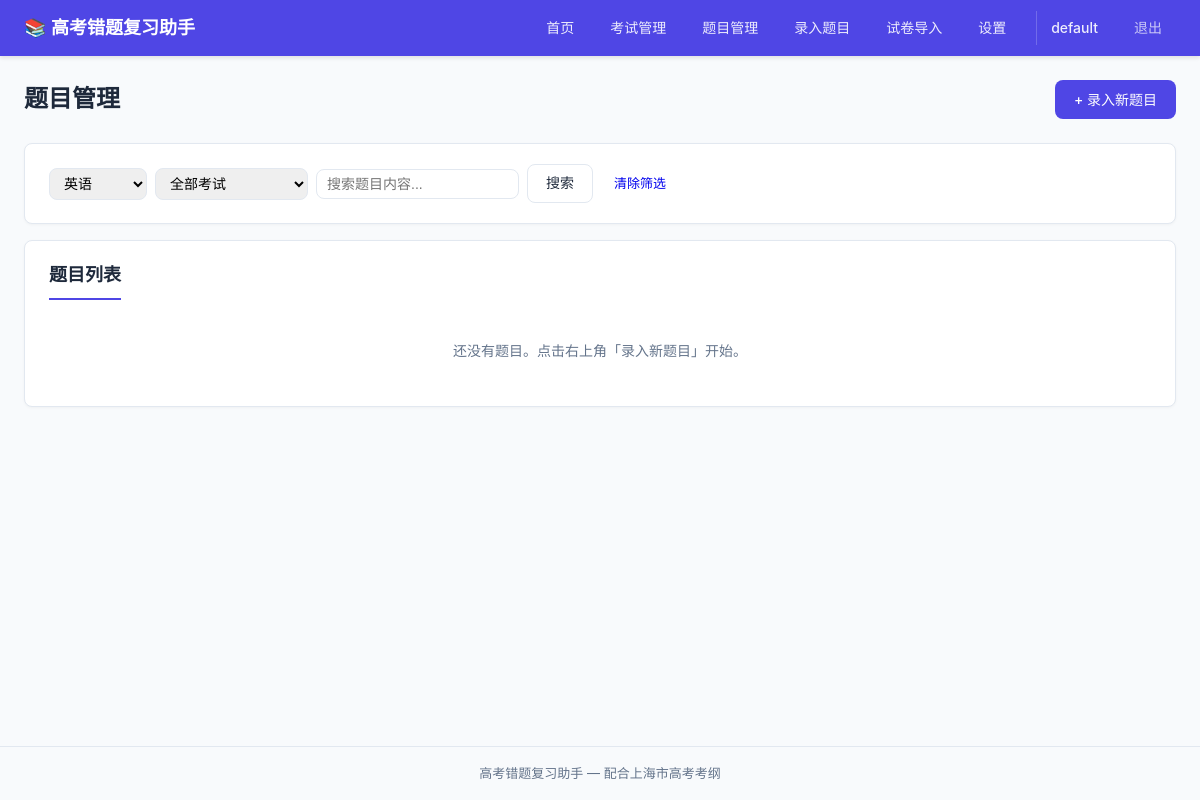
/questions?subject_id=3 (signed in), run on an earlier commit of the app's database.
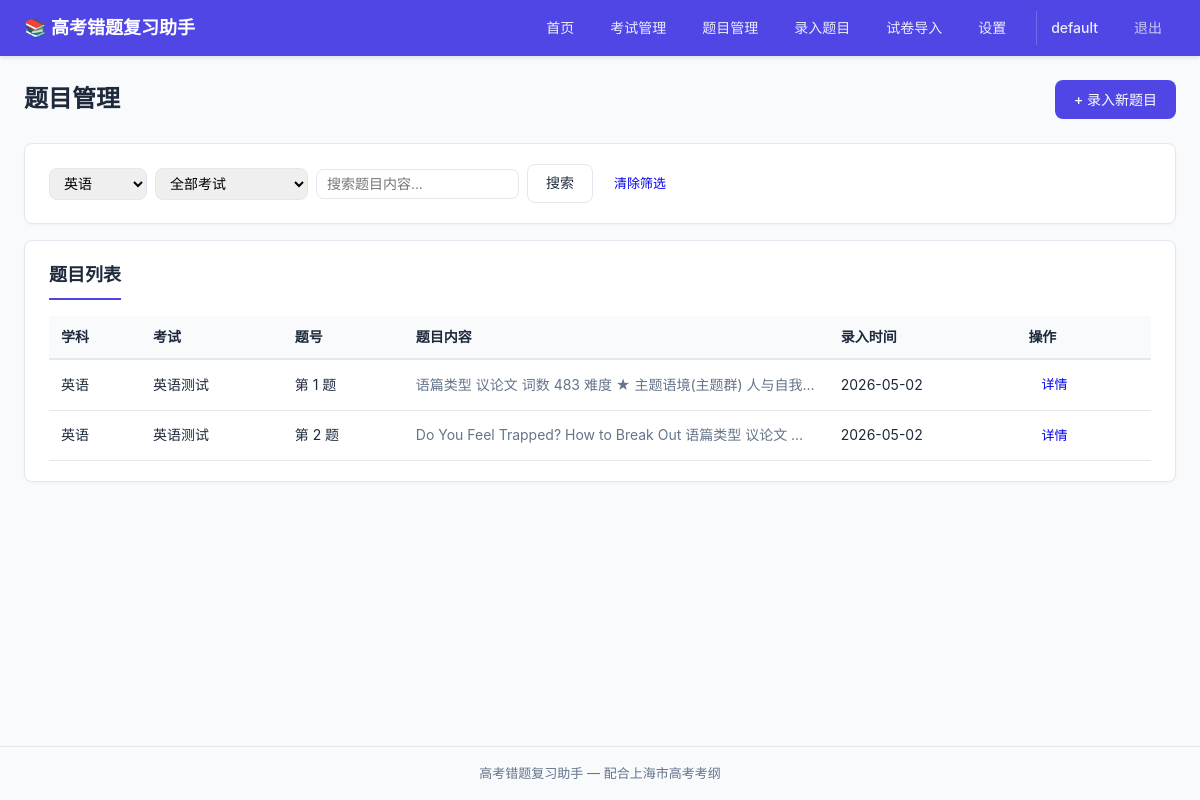
And on a later commit of the database.
### tables this page shows
CREATE TABLE questions (
            id              INTEGER PRIMARY KEY AUTOINCREMENT,
            exam_id         INTEGER NOT NULL REFERENCES exams(id) ON DELETE CASCADE,
            question_number TEXT    NOT NULL,
            stem            TEXT,
            image_path      TEXT,
            created_at      TIMESTAMP DEFAULT CURRENT_TIMESTAMP,
            updated_at      TIMESTAMP DEFAULT CURRENT_TIMESTAMP
        , user_id INTEGER NOT NULL DEFAULT 1, student_answer TEXT, error_reason TEXT);

CREATE TABLE subjects (
            id          INTEGER PRIMARY KEY AUTOINCREMENT,
            name        TEXT    NOT NULL UNIQUE,
            created_at  TIMESTAMP DEFAULT CURRENT_TIMESTAMP
        );

CREATE TABLE exams (
            id          INTEGER PRIMARY KEY AUTOINCREMENT,
            subject_id  INTEGER NOT NULL REFERENCES subjects(id),
            name        TEXT    NOT NULL,
            exam_date   DATE,
            created_at  TIMESTAMP DEFAULT CURRENT_TIMESTAMP, user_id INTEGER NOT NULL DEFAULT 1,
            UNIQUE(subject_id, name)
        );

### routes/questions.py (the view)
@questions_bp.route('/questions')
@login_required
def list_questions():
    user_id = session['user_id']
    subjects = get_all_subjects()
    subject_id = request.args.get('subject_id', type=int)
    exam_id = request.args.get('exam_id', type=int)
    search = request.args.get('search')
    exams = get_all_exams(user_id)
    questions = get_questions_filtered(subject_id=subject_id, exam_id=exam_id, search=search, user_id=user_id)
    return render_template('questions/list.html', subjects=subjects, exams=exams,
                           questions=questions, selected_subject=subject_id,
                           selected_exam=exam_id, search=search)

### app.py (called while the page is built)
@app.before_request
def load_logged_in_user():
    user_id = session.get('user_id')
    g.current_user = get_user_by_id(user_id) if user_id else None

@app.context_processor
def inject_global_template_vars():
    return {
        'current_user': g.get('current_user'),
    }

### database/__init__.py (called while the page is built)
def get_db():
    if 'db' not in g:
        g.db = sqlite3.connect(DATABASE_PATH)
        g.db.row_factory = sqlite3.Row
        g.db.execute("PRAGMA foreign_keys = ON")
    return g.db

### models/exam.py (called while the page is built)
def get_all_exams(user_id=None):
    db = get_db()
    query = (
        "SELECT e.*, s.name as subject_name FROM exams e "
        "JOIN subjects s ON e.subject_id = s.id WHERE 1=1"
    )
    params = []
    if user_id is not None:
        query += " AND e.user_id = ?"
        params.append(user_id)
    query += " ORDER BY e.exam_date DESC, e.id DESC"
    return db.execute(query, params).fetchall()

### models/subject.py (called while the page is built)
def get_all_subjects():
    db = get_db()
    return db.execute("SELECT * FROM subjects ORDER BY id").fetchall()

### models/user.py (called while the page is built)
def get_user_by_id(user_id):
    db = get_db()
    row = db.execute(
        "SELECT id, username, created_at FROM users WHERE id = ?", (user_id,)
    ).fetchone()
    return dict(row) if row else None

### templates/questions/list.html (shortened to what this page needs)
{% extends "base.html" %}
{% block content %}
<div class="page-header">
    <h1>题目管理</h1>
    <a href="{{ url_for('questions.create') }}" class="btn btn-primary">+ 录入新题目</a>
</div>
<div class="card">
    <form method="GET" class="filter-form">
        <select name="subject_id" onchange="this.form.submit()">
            {% for s in subjects %}
            <option value="{{ s.id }}" {% if selected_subject == s.id %}selected{% endif %}>{{ s.name }}</option>
            {% endfor %}
        </select>
        <select name="exam_id" onchange="this.form.submit()">
            <option value="">全部考试</option>
        </select>
        <input type="text" name="search" placeholder="搜索题目内容..." value="{{ search or '' }}">
        <button type="submit" class="btn btn-secondary">搜索</button>
        {% if selected_subject or selected_exam or search %}
        <a href="{{ url_for('questions.list_questions') }}" class="btn btn-small">清除筛选</a>
        {% endif %}
    </form>
</div>
<div class="card">
    <h2>题目列表</h2>
    {% if questions %}
    <table class="data-table">
        <thead>
            <tr>
                <th>学科</th>
                <th>考试</th>
                <th>题号</th>
                <th>题目内容</th>
                <th>录入时间</th>
                <th>操作</th>
            </tr>
        </thead>
        <tbody>
            {% for q in questions %}
            <tr>
                <td>{{ q.subject_name }}</td>
                <td>{{ q.exam_name }}</td>
                <td>第 {{ q.question_number }} 题</td>
                <td class="stem-preview">{{ q.stem[:60] if q.stem else '（有图片）' }}</td>
                <td>{{ q.created_at[:10] if q.created_at }}</td>
                <td>
                    <a href="{{ url_for('questions.detail', question_id=q.id) }}" class="btn btn-small">详情</a>
                </td>
            </tr>
            {% endfor %}
        </tbody>
    </table>
    {% else %}
    <p class="empty-state">还没有题目。点击右上角「录入新题目」开始。</p>
    {% endif %}
</div>
{% endblock %}

What changed in the data, as far as the page shows it:
added questions: subject_name "英语", exam_name "英语测试", question_number "1", stem "语篇类型 议论文 词数 483 难度 ★ 主题语境(主题群) 人与自我…", created_at "2026-05-02"
added questions: subject_name "英语", exam_name "英语测试", question_number "2", stem "Do You Feel Trapped? How to Break Out 语篇类型 议论文…", created_at "2026-05-02"
Also different on the page:
text no longer shown: "还没有题目。点击右上角「录入新题目」开始。"
text now shown: "学科 考试 题号 题目内容 录入时间 操作"
